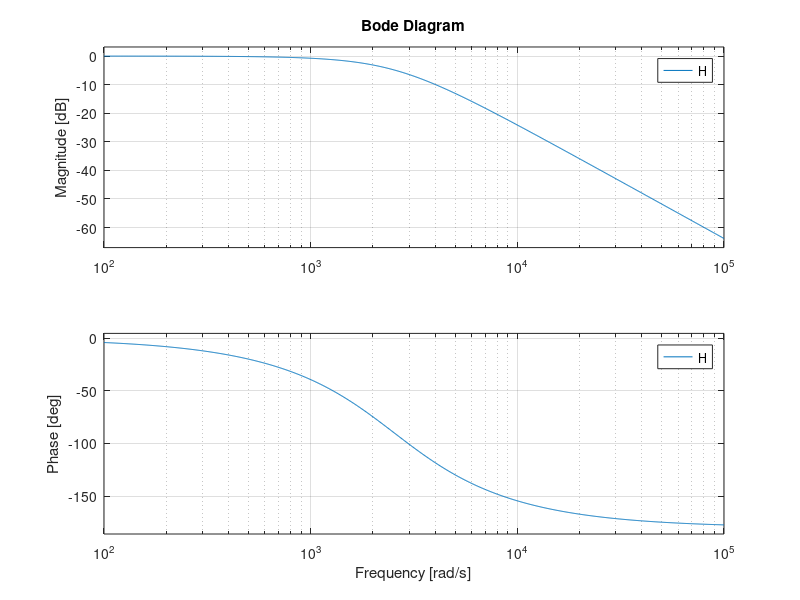
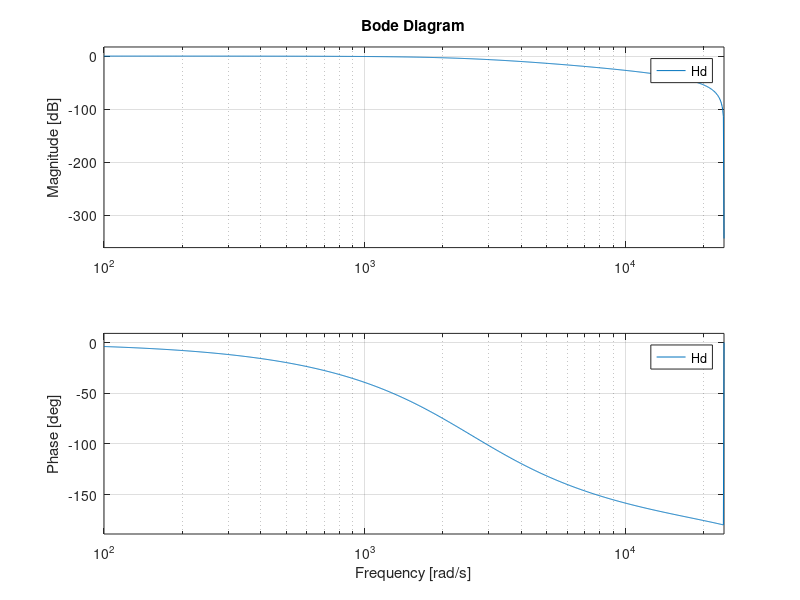

These charts were generated, in order, by the following MATLAB code: (Note: this script raises an error after producing the figures.)
close all
%%transfer function of a low pass filter with cut off frequency of 345Hz
H=tf([6.447*10^6],[1 4449 6.447*10^6])
Te=131.06e-06;

bode(H)
figure;

%%convert into discrete
Hd=c2d(H,Te, 'Tustin');
bode(Hd)
%%multiples the number to don't have to work with floating point
[num, den] = tfdata(Hd);
bits=8;

num{1} = num{1} * 2^bits;

num{1} = round(num{1});

den{1} = den{1} * 2^bits;

den{1} = round(den{1});

%%represent the function in discret z^-1
Hc=tf(num,den,'Variable', 'z^-1','Ts',Te)
bode(Hc)
hold on
bode(H)
title('Comparatie')
figure
%%generate a sin
t=0:Te:0.02;
usim=(sin(t*2*pi*1000))*256+256;
plot(t, usim)
%usim=ones(size(t))*31
ysim=[0];

u=[0 0 0];
y=[0 0 0];

den=den{1};
num=num{1};

%%calculate the output based on curent and previous values
for i=2:size(t,2)
    u=[u(2:3) usim(i)];
    y=[y(2:3) 0];
    y1=y(1);
    y2=y(2);
    y3=y(3);
    
    u1=u(1);
    u2=u(2);
    u3=u(3);
    
    y(3) = y(3) - (den(2)*y(2) + den(3)*y(1));

    y(3) = y(3) + num(1)*u(3) + num(2)*u(2) + num(3)*u(1);
y(3)=y(3)/2^bits;

    
    y(3)=floor(y(3));
    ysim=[ysim y(3)];
end

%%plot the input and output


plot(t,[ysim],t,usim);
legend('output', 'input')
title('System response - input and output of filter - 333 Hz')
xlabel('Timp(s)')
ylabel('Amplitudine(V)')


